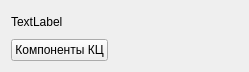
<?xml version="1.0" encoding="UTF-8"?>
<ui version="4.0">
 <class>kc_bt</class>
 <widget class="QWidget" name="kc_bt">
  <property name="geometry">
   <rect>
    <x>0</x>
    <y>0</y>
    <width>249</width>
    <height>72</height>
   </rect>
  </property>
  <property name="minimumSize">
   <size>
    <width>0</width>
    <height>0</height>
   </size>
  </property>
  <property name="windowTitle">
   <string>Form</string>
  </property>
  <property name="autoFillBackground">
   <bool>true</bool>
  </property>
  <layout class="QGridLayout" name="gridLayout">
   <item row="0" column="0">
    <layout class="QVBoxLayout" name="verticalLayout">
     <item>
      <widget class="QLabel" name="label">
       <property name="text">
        <string>TextLabel</string>
       </property>
       <property name="alignment">
        <set>Qt::AlignLeading|Qt::AlignLeft|Qt::AlignVCenter</set>
       </property>
      </widget>
     </item>
     <item>
      <layout class="QHBoxLayout" name="horizontalLayout">
       <item>
        <widget class="QPushButton" name="pushButton">
         <property name="minimumSize">
          <size>
           <width>0</width>
           <height>0</height>
          </size>
         </property>
         <property name="text">
          <string>Компоненты КЦ</string>
         </property>
        </widget>
       </item>
       <item>
        <spacer name="horizontalSpacer">
         <property name="orientation">
          <enum>Qt::Horizontal</enum>
         </property>
         <property name="sizeHint" stdset="0">
          <size>
           <width>40</width>
           <height>20</height>
          </size>
         </property>
        </spacer>
       </item>
      </layout>
     </item>
    </layout>
   </item>
  </layout>
 </widget>
 <resources/>
 <connections/>
</ui>
